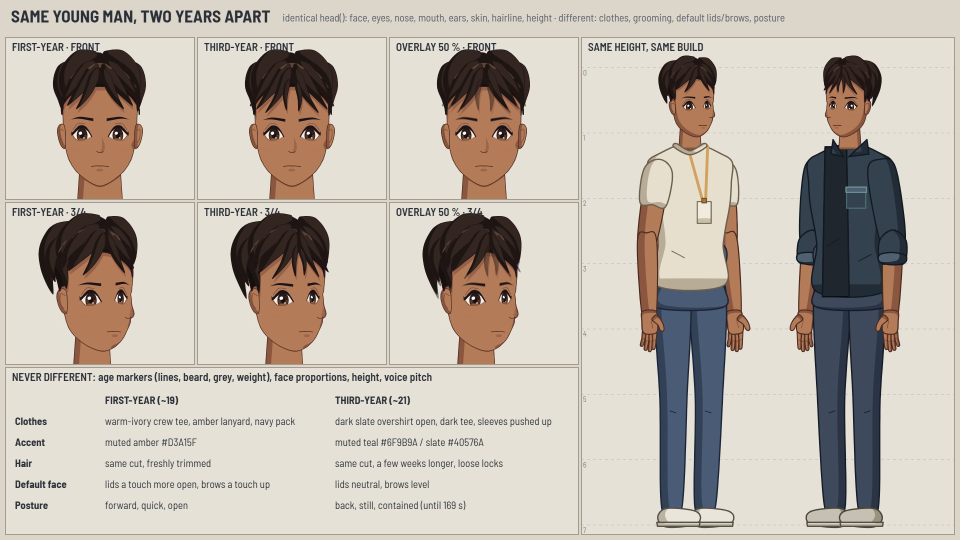
#> input picture review/compare.jpg, 1920 x 1080 px (shown at 1/2 size)
$ python -i board.py   (imports and definitions only)
#> lines starting #> are read from the running program, lines starting #| are printed output that depends on the picture
"""Gate B review sheets for "Did We Make It?".
Builds review/STORYBOARD.jpg (9 key frames with timestamp, scene, shot, framing, description and the exact line from
dialogue.json) and review/CONTACT_SHEET.jpg (model sheets + style frames + storyboard).
usage: <library .venv python> tools/board.py   (after sh tools/look.sh)
"""
import json, os, textwrap
from PIL import Image, ImageDraw, ImageFont

ROOT = os.path.dirname(os.path.dirname(os.path.abspath(__file__)))
REV = os.path.join(ROOT, 'review')
F = 'C:/Windows/Fonts/'
def font(name, size):
    try: return ImageFont.truetype(F + name, size)
    except OSError: return ImageFont.load_default()
BF = os.path.join(ROOT, 'fonts', 'BarlowSemiCondensed-')
def bar(w, size):
    try: return ImageFont.truetype(BF + w + '.ttf', size)
    except OSError: return ImageFont.load_default()
B = lambda s: bar('SemiBold', s + 2)
S = lambda s: bar('Regular', s + 2)
SB = lambda s: bar('SemiBold', s + 1)

# [1 line not run here, left out]
SPEAKER = {'FIRST_YEAR_SKY': 'FIRST-YEAR', 'THIRD_YEAR_SKY': 'THIRD-YEAR'}

# frame, timecode, scene, shot (SHOT_LIST.md), framing, description, dialogue id (None = no dialogue)
BOARD = [
    ('sb1', '0:00.5–0:03', 'SCENE 1 · The blank page', 'S1-02', 'W two-shot · eye level · slow push-in (~8 %)',
     'First-year sits forward on his chair edge, studying Third-year; Third-year sits back, elbows near the desk. The blank sheet lies between them. Night room, lamp amber, midnight shadows.', None),
    ('sb2', '0:20–0:25', 'SCENE 1 · The blank page', 'S1-07', 'CU Third-year, 3/4 facing left · eye level · very slow push-in',
     'His eyes drop to the page; a breath before he answers. The first vulnerability. Lamp key full on his face, ink shadow side.', 'T02'),
    ('sb3', '0:41–0:47', 'SCENE 2 · Why Bengaluru?', 'S2-03', 'M First-year, back 3/4 · slightly low angle · locked, clouds drift',
     'Memory, late afternoon. First-year stops at the campus edge with his bag and looks toward the city: hopeful, slightly impatient.', 'Y05'),
    ('sb4', '1:22–1:26', 'SCENE 3 · The first build', 'S3-04', 'MCU First-year · eye level · locked, snap turn on twos',
     'At the 2024 hostel desk he turns sharply from the laptop toward Third-year\'s position: brows up, a small smile. Monitor teal on one side, lamp amber on the other.', 'Y08'),
    ('sb5', '1:53–2:00', 'SCENE 4 · Three directions', 'S4-06', 'INS the sheet · high angle · pull back on ones',
     'Three cards in order; the third becomes a small codebase inside permission gates. TypeScript, Python, React, Redis lie on the desk as objects. Third-year\'s hand places the last card.', 'T09'),
    ('sb6', '2:06–2:13', 'SCENE 5 · Shipping is not selling', 'S5-02', 'CU Third-year · eye level · locked, held',
     'Dry and direct, no self-pity. The inbox appears behind him (blank rows, no names) and 50 builds quietly. True silence on "Zero".', 'T10'),
    ('sb7', '2:25.5–2:30', 'SCENE 5 · Shipping is not selling', 'S5-05', 'W two-shot · eye level · locked',
     'Back in the room, low saturation. Third-year turns the laptop slightly away; both sit still. SHIPPING ≠ SELLING from ~146.5 s, held to 150 s.', 'T11'),
    ('sb8', '2:49–2:56', 'SCENE 6 · The unfinished answer', 'S6-05', 'M Third-year, then a slow push-in · eye level',
     'Third-year leans forward into the lamp for the first time and looks straight at First-year (his shoulder at the frame edge). Lamp amber meets morning sage.', 'T13'),
    ('sb9', '2:58–3:00', 'SCENE 6 · The unfinished answer', 'S6-07', 'W, the opening composition repainted · locked',
     'Morning. First-year reaches the open door first, backlit; Third-year follows. Chairs left by the desk, the sheet on the table. End card fading up (from 176 s).', 'Y15'),
]

def wrap(d, xy, text, fnt, width_px, fill, gap=4):
    x, y = xy; avg = fnt.getlength('abcdefghijklmnopqrstuvwxyz') / 26
    for para in text.split('\n'):
        for ln in textwrap.wrap(para, max(10, int(width_px / avg))):
            d.text((x, y), ln, font=fnt, fill=fill); y += fnt.size + gap
    return y

def storyboard():
    cols, pw = 3, 640; ph = pw * 9 // 16; cap = 250; pad = 18; top = 96
    W = cols * pw + (cols + 1) * pad; H = top + 3 * (ph + cap + pad) + pad
    im = Image.new('RGB', (W, H), (17, 24, 32)); d = ImageDraw.Draw(im)
    d.text((pad, 22), 'DID WE MAKE IT? — STORYBOARD, 9 KEY FRAMES', font=B(36), fill=(241, 235, 221))
    d.text((pad, 64), 'Rendered by the film\'s own drawing code (src/sky.js, src/body.js, src/plates.js) · timings and framing from SHOT_LIST.md · lines verbatim from dialogue.json', font=S(17), fill=(139, 154, 136))
    for k, (f, tc, scene, shot, framing, desc, lid) in enumerate(BOARD):
        x = pad + (k % cols) * (pw + pad); y = top + (k // cols) * (ph + cap + pad)
        fr = Image.open(os.path.join(REV, f + '.jpg')).convert('RGB').resize((pw, ph), Image.LANCZOS); im.paste(fr, (x, y))
        d.rectangle([x, y + ph, x + pw, y + ph + cap], fill=(29, 43, 58))
        d.text((x + 12, y + ph + 10), f'{k + 1}', font=B(30), fill=(211, 161, 95))
        d.text((x + 46, y + ph + 12), tc, font=B(24), fill=(241, 235, 221))
        d.text((x + pw - 12 - B(20).getlength(shot), y + ph + 15), shot, font=B(20), fill=(111, 155, 154))
        d.text((x + 46, y + ph + 44), scene, font=SB(16), fill=(211, 161, 95))
        yy = wrap(d, (x + 12, y + ph + 72), 'CAMERA  ' + framing, S(15), pw - 24, (174, 190, 200))
        yy = wrap(d, (x + 12, yy + 4), desc, S(15), pw - 24, (220, 214, 202))
        if lid:
            L = LINES[lid]; who = SPEAKER[L['speaker']]
            wrap(d, (x + 12, yy + 8), f'{lid} · {who}:  \u201c{L["text"]}\u201d', SB(15), pw - 24, (241, 235, 221))
        else:
            d.text((x + 12, yy + 8), 'No dialogue (room tone, fan, traffic, chair creak).', font=SB(15), fill=(150, 160, 168))
    out = os.path.join(REV, 'STORYBOARD.jpg'); im.save(out, quality=90); print(out, im.size)
    return out

def contact(sb_path):
#> called with sb_path = '../review/compare.jpg'
    pages = [('fy_turn', 'A1 · First-year · turnaround (front, 3/4, side)'), ('fy_expr', 'A2 · First-year · curious, excited, confused, disappointed'),
             ('fy_pose', 'A3 · First-year · standing, sitting, colour models'), ('ty_turn', 'A4 · Third-year · turnaround (front, 3/4, side)'),
             ('ty_expr', 'A5 · Third-year · calm, defensive, thoughtful, empathetic'), ('ty_pose', 'A6 · Third-year · standing, sitting, colour models'),
             ('compare', 'A7 · Same young man: overlay + height check'), ('detail', 'A8 · Hands + rear view'), ('sf_open', 'B1 · Style frame · opening (0:00.5)'), ('sf_end', 'B2 · Style frame · ending (2:58)'), ('sb4', 'C4 · First-year at the 2024 desk (1:22)'), ('sb8', 'C8 · Third-year leans in (2:49)')]
    cols, cw = 3, 760; ch = cw * 9 // 16; lab = 34; pad = 14; top = 80
    sb = Image.open(sb_path); sbw = cols * cw + (cols - 1) * pad; sbh = sb.height * sbw // sb.width
#> in contact, sb is the input picture: PIL image 1920x1080 RGB; mean R, G, B 192.7, 184.8, 174.6
#> after `sbh = sb.height * sbw // sb.width`: sbh = 1298
    W = cols * cw + (cols + 1) * pad; H = top + 4 * (ch + lab + pad) + sbh + 60
#> after `H = top + 4 * (ch + lab + pad) + sbh + 60`: H = 3338
    im = Image.new('RGB', (W, H), (17, 24, 32)); d = ImageDraw.Draw(im)
#> after `im = Image.new('RGB', (W, H), (17, 24, 32))`:
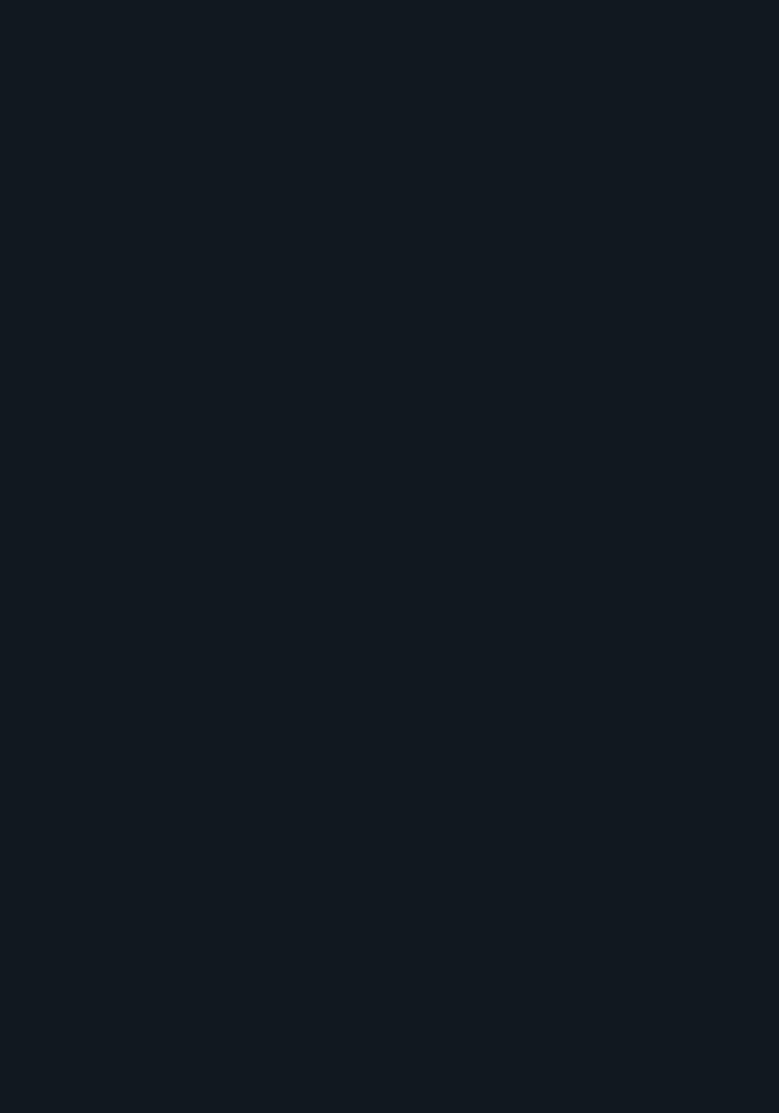
#> im: PIL image 2336x3338 RGB (shown at 1/3 size); mean R, G, B 17, 24, 32
    d.text((pad, 18), 'DID WE MAKE IT? — GATE B CONTACT SHEET', font=B(34), fill=(241, 235, 221))
    d.text((pad, 56), 'A: model sheets · B: style frames · C: storyboard.  Full-size pages in review/*.jpg', font=S(16), fill=(139, 154, 136))
    for k, (f, t) in enumerate(pages):
        x = pad + (k % cols) * (cw + pad); y = top + (k // cols) * (ch + lab + pad)
        d.text((x, y + 6), t, font=SB(18), fill=(211, 161, 95))
#> (the run stopped early here; a loop or call above may not have finished)

$ run again, on review/fy_turn.jpg
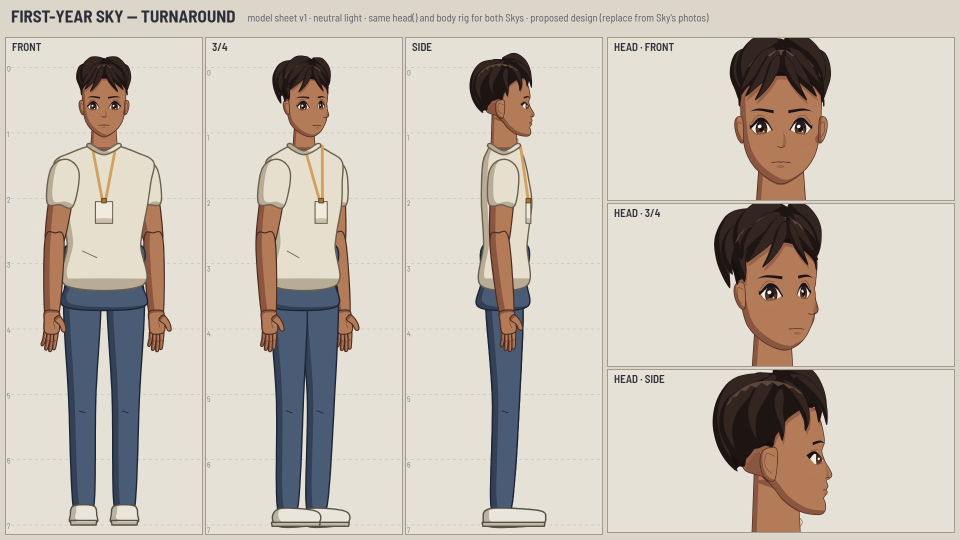
#> input picture review/fy_turn.jpg, 1920 x 1080 px (shown at 1/2 size)
#> in contact, sb is the input picture: PIL image 1920x1080 RGB; mean R, G, B 201.3, 193.8, 183.3
#> in contact, `im.paste(Image.open(os.path.join(REV, f + '.jpg')).convert('RGB').resi..`:
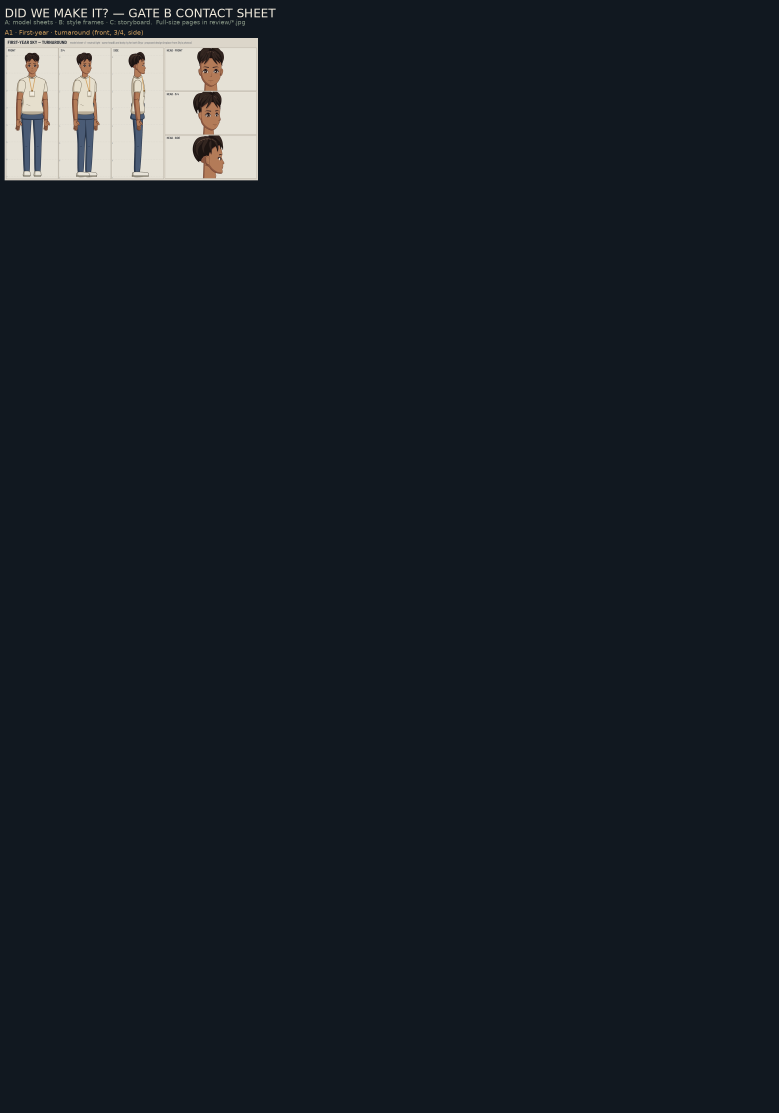
#> im: PIL image 2336x3338 RGB (shown at 1/3 size); mean R, G, B 24.9, 31.3, 38.5
